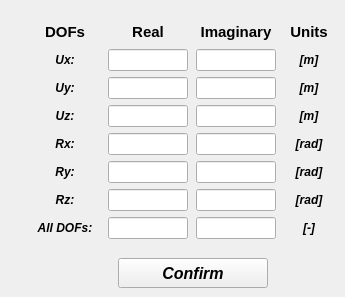
     <widget class="QWidget" name="tab_constant_values">
      <attribute name="title">
       <string>Constant values</string>
      </attribute>
      <widget class="QWidget" name="gridLayoutWidget">
       <property name="geometry">
        <rect>
         <x>28</x>
         <y>16</y>
         <width>308</width>
         <height>229</height>
        </rect>
       </property>
       <layout class="QGridLayout" name="gridLayout">
        <item row="0" column="3">
         <layout class="QVBoxLayout" name="verticalLayout_8">
          <item>
           <widget class="QLabel" name="label_5">
            <property name="minimumSize">
             <size>
              <width>50</width>
              <height>22</height>
             </size>
            </property>
            <property name="maximumSize">
             <size>
              <width>50</width>
              <height>22</height>
             </size>
            </property>
            <property name="font">
             <font>
              <family>Arial</family>
              <pointsize>11</pointsize>
              <weight>75</weight>
              <italic>false</italic>
              <bold>true</bold>
             </font>
            </property>
            <property name="text">
             <string>Units</string>
            </property>
            <property name="alignment">
             <set>Qt::AlignCenter</set>
            </property>
           </widget>
          </item>
          <item>
           <widget class="QLabel" name="label_13">
            <property name="minimumSize">
             <size>
              <width>50</width>
              <height>0</height>
             </size>
            </property>
            <property name="maximumSize">
             <size>
              <width>50</width>
              <height>16777215</height>
             </size>
            </property>
            <property name="font">
             <font>
              <family>Arial</family>
              <weight>75</weight>
              <italic>true</italic>
              <bold>true</bold>
             </font>
            </property>
            <property name="text">
             <string>[m]</string>
            </property>
            <property name="alignment">
             <set>Qt::AlignCenter</set>
            </property>
           </widget>
          </item>
          <item>
           <widget class="QLabel" name="label_14">
            <property name="minimumSize">
             <size>
              <width>50</width>
              <height>0</height>
             </size>
            </property>
            <property name="maximumSize">
             <size>
              <width>50</width>
              <height>16777215</height>
             </size>
            </property>
            <property name="font">
             <font>
              <family>Arial</family>
              <weight>75</weight>
              <italic>true</italic>
              <bold>true</bold>
             </font>
            </property>
            <property name="text">
             <string>[m]</string>
            </property>
            <property name="alignment">
             <set>Qt::AlignCenter</set>
            </property>
           </widget>
          </item>
          <item>
           <widget class="QLabel" name="label_15">
            <property name="minimumSize">
             <size>
              <width>50</width>
              <height>0</height>
             </size>
            </property>
            <property name="maximumSize">
             <size>
              <width>50</width>
              <height>16777215</height>
             </size>
            </property>
            <property name="font">
             <font>
              <family>Arial</family>
              <weight>75</weight>
              <italic>true</italic>
              <bold>true</bold>
             </font>
            </property>
            <property name="text">
             <string>[m]</string>
            </property>
            <property name="alignment">
             <set>Qt::AlignCenter</set>
            </property>
           </widget>
          </item>
          <item>
           <widget class="QLabel" name="label_16">
            <property name="minimumSize">
             <size>
              <width>50</width>
              <height>0</height>
             </size>
            </property>
            <property name="maximumSize">
             <size>
              <width>50</width>
              <height>16777215</height>
             </size>
            </property>
            <property name="font">
             <font>
              <family>Arial</family>
              <weight>75</weight>
              <italic>true</italic>
              <bold>true</bold>
             </font>
            </property>
            <property name="text">
             <string>[rad]</string>
            </property>
            <property name="alignment">
             <set>Qt::AlignCenter</set>
            </property>
           </widget>
          </item>
          <item>
           <widget class="QLabel" name="label_17">
            <property name="minimumSize">
             <size>
              <width>50</width>
              <height>0</height>
             </size>
            </property>
            <property name="maximumSize">
             <size>
              <width>50</width>
              <height>16777215</height>
             </size>
            </property>
            <property name="font">
             <font>
              <family>Arial</family>
              <weight>75</weight>
              <italic>true</italic>
              <bold>true</bold>
             </font>
            </property>
            <property name="text">
             <string>[rad]</string>
            </property>
            <property name="alignment">
             <set>Qt::AlignCenter</set>
            </property>
           </widget>
          </item>
          <item>
           <widget class="QLabel" name="label_12">
            <property name="minimumSize">
             <size>
              <width>50</width>
              <height>0</height>
             </size>
            </property>
            <property name="maximumSize">
             <size>
              <width>50</width>
              <height>16777215</height>
             </size>
            </property>
            <property name="font">
             <font>
              <family>Arial</family>
              <weight>75</weight>
              <italic>true</italic>
              <bold>true</bold>
             </font>
            </property>
            <property name="text">
             <string>[rad]</string>
            </property>
            <property name="alignment">
             <set>Qt::AlignCenter</set>
            </property>
           </widget>
          </item>
          <item>
           <widget class="QLabel" name="label_21">
            <property name="minimumSize">
             <size>
              <width>50</width>
              <height>0</height>
             </size>
            </property>
            <property name="maximumSize">
             <size>
              <width>50</width>
              <height>16777215</height>
             </size>
            </property>
            <property name="font">
             <font>
              <family>Arial</family>
              <weight>75</weight>
              <italic>true</italic>
              <bold>true</bold>
             </font>
            </property>
            <property name="text">
             <string>[-]</string>
            </property>
            <property name="alignment">
             <set>Qt::AlignCenter</set>
            </property>
           </widget>
          </item>
         </layout>
        </item>
        <item row="0" column="0">
         <layout class="QVBoxLayout" name="verticalLayout_6">
          <item alignment="Qt::AlignHCenter">
           <widget class="QLabel" name="label_3">
            <property name="minimumSize">
             <size>
              <width>70</width>
              <height>22</height>
             </size>
            </property>
            <property name="maximumSize">
             <size>
              <width>70</width>
              <height>22</height>
             </size>
            </property>
            <property name="font">
             <font>
              <family>Arial</family>
              <pointsize>11</pointsize>
              <weight>75</weight>
              <italic>false</italic>
              <bold>true</bold>
             </font>
            </property>
            <property name="text">
             <string>DOFs</string>
            </property>
            <property name="alignment">
             <set>Qt::AlignCenter</set>
            </property>
           </widget>
          </item>
          <item>
           <widget class="QLabel" name="label_6">
            <property name="minimumSize">
             <size>
              <width>70</width>
              <height>0</height>
             </size>
            </property>
            <property name="maximumSize">
             <size>
              <width>70</width>
              <height>16777215</height>
             </size>
            </property>
            <property name="font">
             <font>
              <family>Arial</family>
              <weight>75</weight>
              <italic>true</italic>
              <bold>true</bold>
             </font>
            </property>
            <property name="text">
             <string>Ux:</string>
            </property>
            <property name="alignment">
             <set>Qt::AlignCenter</set>
            </property>
           </widget>
          </item>
          <item>
           <widget class="QLabel" name="label_7">
            <property name="minimumSize">
             <size>
              <width>70</width>
              <height>0</height>
             </size>
            </property>
            <property name="maximumSize">
             <size>
              <width>70</width>
              <height>16777215</height>
             </size>
            </property>
            <property name="font">
             <font>
              <family>Arial</family>
              <weight>75</weight>
              <italic>true</italic>
              <bold>true</bold>
             </font>
            </property>
            <property name="text">
             <string>Uy:</string>
            </property>
            <property name="alignment">
             <set>Qt::AlignCenter</set>
            </property>
           </widget>
          </item>
          <item>
           <widget class="QLabel" name="label_8">
            <property name="minimumSize">
             <size>
              <width>70</width>
              <height>0</height>
             </size>
            </property>
            <property name="maximumSize">
             <size>
              <width>70</width>
              <height>16777215</height>
             </size>
            </property>
            <property name="font">
             <font>
              <family>Arial</family>
              <weight>75</weight>
              <italic>true</italic>
              <bold>true</bold>
             </font>
            </property>
            <property name="text">
             <string>Uz:</string>
            </property>
            <property name="alignment">
             <set>Qt::AlignCenter</set>
            </property>
           </widget>
          </item>
          <item>
           <widget class="QLabel" name="label_10">
            <property name="minimumSize">
             <size>
              <width>70</width>
              <height>0</height>
             </size>
            </property>
            <property name="maximumSize">
             <size>
              <width>70</width>
              <height>16777215</height>
             </size>
            </property>
            <property name="font">
             <font>
              <family>Arial</family>
              <weight>75</weight>
              <italic>true</italic>
              <bold>true</bold>
             </font>
            </property>
            <property name="text">
             <string>Rx:</string>
            </property>
            <property name="alignment">
             <set>Qt::AlignCenter</set>
            </property>
           </widget>
          </item>
          <item>
           <widget class="QLabel" name="label_11">
            <property name="minimumSize">
             <size>
              <width>70</width>
              <height>0</height>
             </size>
            </property>
            <property name="maximumSize">
             <size>
              <width>70</width>
              <height>16777215</height>
             </size>
            </property>
            <property name="font">
             <font>
              <family>Arial</family>
              <weight>75</weight>
              <italic>true</italic>
              <bold>true</bold>
             </font>
            </property>
            <property name="text">
             <string>Ry:</string>
            </property>
            <property name="alignment">
             <set>Qt::AlignCenter</set>
            </property>
           </widget>
          </item>
          <item>
           <widget class="QLabel" name="label_9">
            <property name="minimumSize">
             <size>
              <width>70</width>
              <height>0</height>
             </size>
            </property>
            <property name="maximumSize">
             <size>
              <width>70</width>
              <height>16777215</height>
             </size>
            </property>
            <property name="font">
             <font>
              <family>Arial</family>
              <weight>75</weight>
              <italic>true</italic>
              <bold>true</bold>
             </font>
            </property>
            <property name="text">
             <string>Rz:</string>
            </property>
            <property name="alignment">
             <set>Qt::AlignCenter</set>
            </property>
           </widget>
          </item>
          <item>
           <widget class="QLabel" name="label_18">
            <property name="minimumSize">
             <size>
              <width>70</width>
              <height>0</height>
             </size>
            </property>
            <property name="maximumSize">
             <size>
              <width>70</width>
              <height>16777215</height>
             </size>
            </property>
            <property name="font">
             <font>
              <family>Arial</family>
              <weight>75</weight>
              <italic>true</italic>
              <bold>true</bold>
             </font>
            </property>
            <property name="text">
             <string>All DOFs:</string>
            </property>
            <property name="alignment">
             <set>Qt::AlignCenter</set>
            </property>
           </widget>
          </item>
         </layout>
        </item>
        <item row="0" column="1">
         <layout class="QVBoxLayout" name="verticalLayout_7">
          <item>
           <widget class="QLabel" name="label_4">
            <property name="minimumSize">
             <size>
              <width>80</width>
              <height>22</height>
             </size>
            </property>
            <property name="maximumSize">
             <size>
              <width>80</width>
              <height>22</height>
             </size>
            </property>
            <property name="font">
             <font>
              <family>Arial</family>
              <pointsize>11</pointsize>
              <weight>75</weight>
              <italic>false</italic>
              <bold>true</bold>
             </font>
            </property>
            <property name="text">
             <string>Real</string>
            </property>
            <property name="alignment">
             <set>Qt::AlignCenter</set>
            </property>
           </widget>
          </item>
          <item>
           <widget class="QLineEdit" name="lineEdit_real_ux">
            <property name="minimumSize">
             <size>
              <width>80</width>
              <height>0</height>
             </size>
            </property>
            <property name="maximumSize">
             <size>
              <width>80</width>
              <height>16777215</height>
             </size>
            </property>
            <property name="font">
             <font>
              <family>Arial</family>
              <weight>75</weight>
              <italic>true</italic>
              <bold>true</bold>
             </font>
            </property>
            <property name="styleSheet">
             <string notr="true">color: rgb(255, 0, 0);</string>
            </property>
            <property name="text">
             <string/>
            </property>
            <property name="alignment">
             <set>Qt::AlignCenter</set>
            </property>
           </widget>
          </item>
          <item>
           <widget class="QLineEdit" name="lineEdit_real_uy">
            <property name="minimumSize">
             <size>
              <width>80</width>
              <height>0</height>
             </size>
            </property>
            <property name="maximumSize">
             <size>
              <width>80</width>
              <height>16777215</height>
             </size>
            </property>
            <property name="font">
             <font>
              <family>Arial</family>
              <weight>75</weight>
              <italic>true</italic>
              <bold>true</bold>
             </font>
            </property>
            <property name="styleSheet">
             <string notr="true">color: rgb(255, 0, 0);</string>
            </property>
            <property name="alignment">
             <set>Qt::AlignCenter</set>
            </property>
           </widget>
          </item>
          <item>
           <widget class="QLineEdit" name="lineEdit_real_uz">
            <property name="minimumSize">
             <size>
              <width>80</width>
              <height>0</height>
             </size>
            </property>
            <property name="maximumSize">
             <size>
              <width>80</width>
              <height>16777215</height>
             </size>
            </property>
            <property name="font">
             <font>
              <family>Arial</family>
              <weight>75</weight>
              <italic>true</italic>
              <bold>true</bold>
             </font>
            </property>
            <property name="styleSheet">
             <string notr="true">color: rgb(255, 0, 0);</string>
            </property>
            <property name="alignment">
             <set>Qt::AlignCenter</set>
            </property>
           </widget>
          </item>
          <item>
           <widget class="QLineEdit" name="lineEdit_real_rx">
            <property name="minimumSize">
             <size>
              <width>80</width>
              <height>0</height>
             </size>
            </property>
            <property name="maximumSize">
             <size>
              <width>80</width>
              <height>16777215</height>
             </size>
            </property>
            <property name="font">
             <font>
              <family>Arial</family>
              <weight>75</weight>
              <italic>true</italic>
              <bold>true</bold>
             </font>
            </property>
            <property name="styleSheet">
             <string notr="true">color: rgb(255, 0, 0);</string>
            </property>
            <property name="alignment">
             <set>Qt::AlignCenter</set>
            </property>
           </widget>
          </item>
          <item>
           <widget class="QLineEdit" name="lineEdit_real_ry">
            <property name="minimumSize">
             <size>
              <width>80</width>
              <height>0</height>
             </size>
            </property>
            <property name="maximumSize">
             <size>
              <width>80</width>
              <height>16777215</height>
             </size>
            </property>
            <property name="font">
             <font>
              <family>Arial</family>
              <weight>75</weight>
              <italic>true</italic>
              <bold>true</bold>
             </font>
            </property>
            <property name="styleSheet">
             <string notr="true">color: rgb(255, 0, 0);</string>
            </property>
            <property name="alignment">
             <set>Qt::AlignCenter</set>
            </property>
           </widget>
          </item>
          <item>
           <widget class="QLineEdit" name="lineEdit_real_rz">
            <property name="minimumSize">
             <size>
              <width>80</width>
              <height>0</height>
             </size>
            </property>
            <property name="maximumSize">
             <size>
              <width>80</width>
              <height>16777215</height>
             </size>
            </property>
            <property name="font">
             <font>
              <family>Arial</family>
              <weight>75</weight>
              <italic>true</italic>
              <bold>true</bold>
             </font>
            </property>
            <property name="styleSheet">
             <string notr="true">color: rgb(255, 0, 0);</string>
            </property>
            <property name="alignment">
             <set>Qt::AlignCenter</set>
            </property>
           </widget>
          </item>
          <item>
           <widget class="QLineEdit" name="lineEdit_real_alldofs">
            <property name="minimumSize">
             <size>
              <width>80</width>
              <height>0</height>
             </size>
            </property>
            <property name="maximumSize">
             <size>
              <width>80</width>
              <height>16777215</height>
             </size>
            </property>
            <property name="font">
             <font>
              <family>Arial</family>
              <weight>75</weight>
              <italic>true</italic>
              <bold>true</bold>
             </font>
            </property>
            <property name="styleSheet">
             <string notr="true">color: rgb(255, 0, 0);</string>
            </property>
            <property name="alignment">
             <set>Qt::AlignCenter</set>
            </property>
           </widget>
          </item>
         </layout>
        </item>
        <item row="0" column="2">
         <layout class="QVBoxLayout" name="verticalLayout_14">
          <item>
           <widget class="QLabel" name="label_20">
            <property name="minimumSize">
             <size>
              <width>80</width>
              <height>22</height>
             </size>
            </property>
            <property name="maximumSize">
             <size>
              <width>80</width>
              <height>22</height>
             </size>
            </property>
            <property name="font">
             <font>
              <family>Arial</family>
              <pointsize>11</pointsize>
              <weight>75</weight>
              <italic>false</italic>
              <bold>true</bold>
             </font>
            </property>
            <property name="text">
             <string>Imaginary</string>
            </property>
            <property name="alignment">
             <set>Qt::AlignCenter</set>
            </property>
           </widget>
          </item>
          <item>
           <widget class="QLineEdit" name="lineEdit_imag_ux">
            <property name="minimumSize">
             <size>
              <width>80</width>
              <height>0</height>
             </size>
            </property>
            <property name="maximumSize">
             <size>
              <width>80</width>
              <height>16777215</height>
             </size>
            </property>
            <property name="font">
             <font>
              <family>Arial</family>
              <weight>75</weight>
              <italic>true</italic>
              <bold>true</bold>
             </font>
            </property>
            <property name="styleSheet">
             <string notr="true">color: rgb(255, 0, 0);</string>
            </property>
            <property name="alignment">
             <set>Qt::AlignCenter</set>
            </property>
           </widget>
          </item>
          <item>
           <widget class="QLineEdit" name="lineEdit_imag_uy">
            <property name="minimumSize">
             <size>
              <width>80</width>
              <height>0</height>
             </size>
            </property>
            <property name="maximumSize">
             <size>
              <width>80</width>
              <height>16777215</height>
             </size>
            </property>
            <property name="font">
             <font>
              <family>Arial</family>
              <weight>75</weight>
              <italic>true</italic>
              <bold>true</bold>
             </font>
            </property>
            <property name="styleSheet">
             <string notr="true">color: rgb(255, 0, 0);</string>
            </property>
            <property name="alignment">
             <set>Qt::AlignCenter</set>
            </property>
           </widget>
          </item>
          <item>
           <widget class="QLineEdit" name="lineEdit_imag_uz">
            <property name="minimumSize">
             <size>
              <width>80</width>
              <height>0</height>
             </size>
            </property>
            <property name="maximumSize">
             <size>
              <width>80</width>
              <height>16777215</height>
             </size>
            </property>
            <property name="font">
             <font>
              <family>Arial</family>
              <weight>75</weight>
              <italic>true</italic>
              <bold>true</bold>
             </font>
            </property>
            <property name="styleSheet">
             <string notr="true">color: rgb(255, 0, 0);</string>
            </property>
            <property name="alignment">
             <set>Qt::AlignCenter</set>
            </property>
           </widget>
          </item>
          <item>
           <widget class="QLineEdit" name="lineEdit_imag_rx">
            <property name="minimumSize">
             <size>
              <width>80</width>
              <height>0</height>
             </size>
            </property>
            <property name="maximumSize">
             <size>
              <width>80</width>
              <height>16777215</height>
             </size>
            </property>
            <property name="font">
             <font>
              <family>Arial</family>
              <weight>75</weight>
              <italic>true</italic>
              <bold>true</bold>
             </font>
            </property>
            <property name="styleSheet">
             <string notr="true">color: rgb(255, 0, 0);</string>
            </property>
            <property name="alignment">
             <set>Qt::AlignCenter</set>
            </property>
           </widget>
          </item>
          <item>
           <widget class="QLineEdit" name="lineEdit_imag_ry">
            <property name="minimumSize">
             <size>
              <width>80</width>
              <height>0</height>
             </size>
            </property>
            <property name="maximumSize">
             <size>
              <width>80</width>
              <height>16777215</height>
             </size>
            </property>
            <property name="font">
             <font>
              <family>Arial</family>
              <weight>75</weight>
              <italic>true</italic>
              <bold>true</bold>
             </font>
            </property>
            <property name="styleSheet">
             <string notr="true">color: rgb(255, 0, 0);</string>
            </property>
            <property name="alignment">
             <set>Qt::AlignCenter</set>
            </property>
           </widget>
          </item>
          <item>
           <widget class="QLineEdit" name="lineEdit_imag_rz">
            <property name="minimumSize">
             <size>
              <width>80</width>
              <height>0</height>
             </size>
            </property>
            <property name="maximumSize">
             <size>
              <width>80</width>
              <height>16777215</height>
             </size>
            </property>
            <property name="font">
             <font>
              <family>Arial</family>
              <weight>75</weight>
              <italic>true</italic>
              <bold>true</bold>
             </font>
            </property>
            <property name="styleSheet">
             <string notr="true">color: rgb(255, 0, 0);</string>
            </property>
            <property name="alignment">
             <set>Qt::AlignCenter</set>
            </property>
           </widget>
          </item>
          <item>
           <widget class="QLineEdit" name="lineEdit_imag_alldofs">
            <property name="minimumSize">
             <size>
              <width>80</width>
              <height>0</height>
             </size>
            </property>
            <property name="maximumSize">
             <size>
              <width>80</width>
              <height>16777215</height>
             </size>
            </property>
            <property name="font">
             <font>
              <family>Arial</family>
              <weight>75</weight>
              <italic>true</italic>
              <bold>true</bold>
             </font>
            </property>
            <property name="styleSheet">
             <string notr="true">color: rgb(255, 0, 0);</string>
            </property>
            <property name="alignment">
             <set>Qt::AlignCenter</set>
            </property>
           </widget>
          </item>
         </layout>
        </item>
       </layout>
      </widget>
      <widget class="QPushButton" name="pushButton_constant_value_confirm">
       <property name="geometry">
        <rect>
         <x>118</x>
         <y>258</y>
         <width>150</width>
         <height>30</height>
        </rect>
       </property>
       <property name="font">
        <font>
         <family>Arial</family>
         <pointsize>12</pointsize>
         <weight>75</weight>
         <italic>true</italic>
         <bold>true</bold>
        </font>
       </property>
       <property name="text">
        <string>Confirm</string>
       </property>
      </widget>
     </widget>
